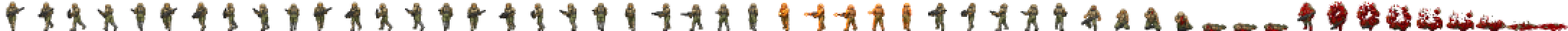
#> input picture assets/people/army.png, 3264 x 64 px, given in place of SPRITE_npc_blueberryGirl_front.png, which was not available (shown at 1/3 size)
$ python candy-girls-strip.py
#> lines starting #> are read from the running program, lines starting #| are printed output that depends on the picture; after the words box and inside, x2 and y2 are one past the last pixel; in counts of white or black regions, pixels touching at a corner belong together; pictures that were not available may be replaced by others from this repository, and a replacement may not be noted
#!/usr/bin/env python3
"""MEWD — the candy girls' strip (assets/people/candy_girls.png), at the
user's request for CANDY LAND: every flavour's front then her back, in
States.CANDY_FLAVOURS order, each cut from the artist's 256 x 382 picture
(godot/island/candy/source/npc) to 192 x 287: resized with the alpha
premultiplied, the alpha cut back to 1 bit at a half, and the colour bled
out into the clear pixels so the mipmaps do not draw a dark rim.

    python3 tools/candy-girls-strip.py
"""
import numpy as np
from PIL import Image

SRC = "godot/island/candy/source/npc/SPRITE_npc_%sGirl_%s.png"
OUT = "assets/people/candy_girls.png"
# (keep in step with States.CANDY_FLAVOURS)
FLAVOURS = ["blueberry", "cherryCola", "grape", "lemon", "lime", "mint", "strawberry", "vanilla", "orange"]
W, H = 192, 287


def bleed(img):
    a = np.asarray(img).astype(np.float32)
    known = a[..., 3] > 127
    rgb = a[..., :3].copy()
    for _ in range(12):
        if known.all():
            break
        acc = np.zeros_like(rgb)
        n = np.zeros(known.shape)
        for dy, dx in ((1, 0), (-1, 0), (0, 1), (0, -1)):
            k = np.roll(known, (dy, dx), (0, 1))
            acc += np.roll(rgb, (dy, dx), (0, 1)) * k[..., None]
            n += k
        new = (~known) & (n > 0)
        rgb[new] = acc[new] / n[new][:, None]
        known |= new
    a[..., :3] = rgb
    return Image.fromarray(a.astype(np.uint8), "RGBA")


def cut(im):
    a = np.asarray(im.convert("RGBA")).astype(np.float32) / 255
    al = a[..., 3:4]
    pm = np.concatenate([a[..., :3] * al, al], -1)
    r = np.asarray(Image.fromarray((pm * 255).astype(np.uint8), "RGBA").resize((W, H), Image.LANCZOS)).astype(np.float32) / 255
    al2 = r[..., 3:4]
    rgb = np.where(al2 > 1e-3, r[..., :3] / np.maximum(al2, 1e-3), 0)
    out = np.concatenate([np.clip(rgb, 0, 1), (al2 > 0.5).astype(np.float32)], -1)
    return bleed(Image.fromarray((out * 255).astype(np.uint8), "RGBA"))


strip = Image.new("RGBA", (W * 2 * len(FLAVOURS), H))
#> strip: PIL image 3456x287 RGBA; every value is 0
for i, f in enumerate(FLAVOURS):
    for j, side in enumerate(["front", "back"]):
        strip.paste(cut(Image.open(SRC % (f, side))), ((i * 2 + j) * W, 0))
#> in cut, `r = np.asarray(Image.fromarray((pm * 255).astype(np.uint8), "RGBA").re..`:
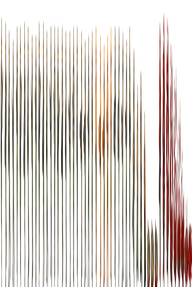
#> r: shape (287, 192, 4) float32; mean of channels 0, 1, 2, 3 0.23, 0.171, 0.119, 0.261; transparent parts drawn white
#> in cut, `al2 = r[..., 3:4]`:
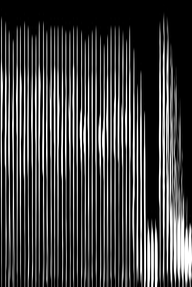
#> al2: shape (287, 192, 1) float32; min 0, max 1, mean 0.261
#> in bleed, `known = a[..., 3] > 127`:
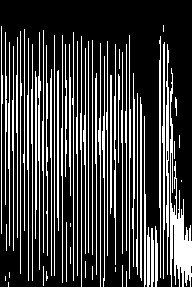
#> known: shape (287, 192) bool; 25.4% white in thin lines or dots
#> the loop in bleed, `for _ in range(12):` made 12 passes
#> pass 1, in bleed, `new = (~known) & (n > 0)`:
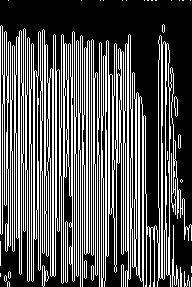
#> new: shape (287, 192) bool; 34.3% white in thin lines or dots
#> after the loop in bleed, `for _ in range(12):`: known: shape (287, 192) bool; 93.3% white; 3 black regions (2 under 20 px), largest, box (x1, y1, x2, y2) and area: (0, 0, 192, 90) 3663
#> after the loop in bleed, `for _ in range(12):`:
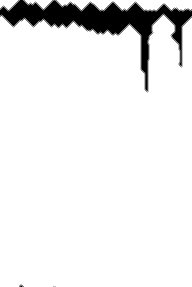
#> n: shape (287, 192) float64; min 0, max 4, mean 3.69; drawn with min black and max white
#> after the loop in bleed, `for _ in range(12):`:
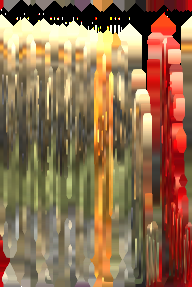
#> rgb: shape (287, 192, 3) float32; mean R, G, B 143.5, 110.4, 79
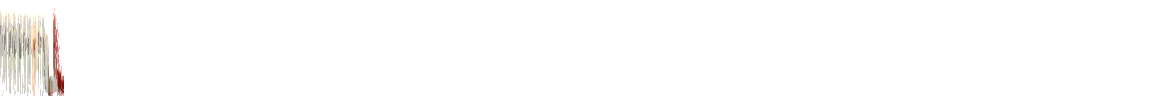
#> strip: PIL image 3456x287 RGBA (shown at 1/3 size); mean R, G, B, A 8, 6.1, 4.4, 3.6; transparent parts drawn white
#> pass 2 of the loop `for i, f in enumerate(FLAVOURS):`:
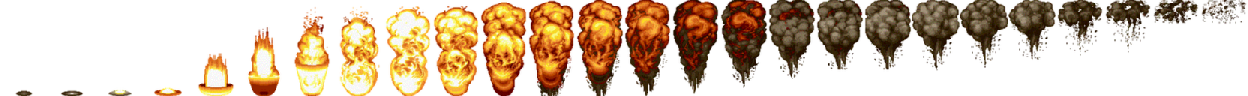
#> input picture assets/people/blast.png, 1248 x 96 px, given in place of SPRITE_npc_cherryColaGirl_front.png, which was not available
#> after the loop in bleed (call 3), `for _ in range(12):`:
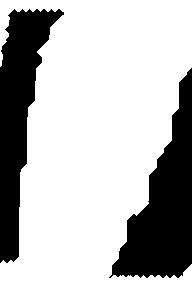
#> known: shape (287, 192) bool; 72% white; 2 black regions, box (x1, y1, x2, y2) and area: (109, 68, 192, 278) 8168, (0, 9, 64, 263) 7240
#> `strip.paste(cut(Image.open(SRC % (f, side))), ((i * 2 + j) * W, 0))`:
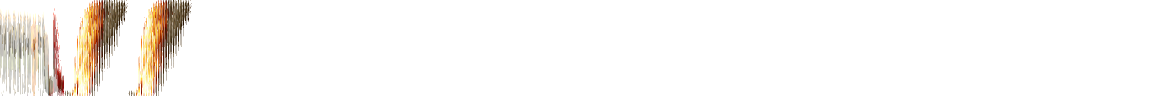
#> strip: PIL image 3456x287 RGBA (shown at 1/3 size); mean R, G, B, A 20.4, 14.6, 8.2, 14; transparent parts drawn white
#> (the run stopped early here; a loop or call above may not have finished)
